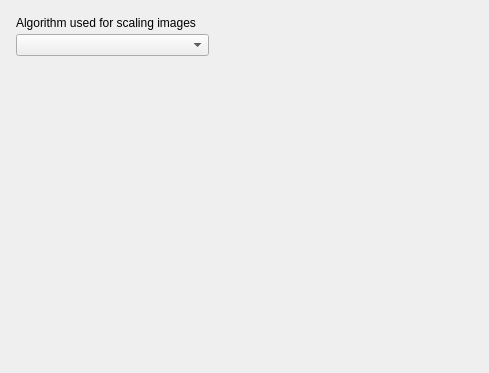
<?xml version="1.0" encoding="UTF-8"?>
<ui version="4.0">
  <class>SetupFrameImageScaling</class>
  <widget class="QWidget" name="SetupFrameImageScaling">
    <property name="geometry"><rect><x>0</x><y>0</y><width>489</width><height>373</height></rect></property>
    <property name="vclDesignWidth" stdset="0"><number>489</number></property>
    <property name="vclDesignHeight" stdset="0"><number>373</number></property>
    <layout class="QGridLayout" name="SetupFrameImageScaling_Layout" columnstretch="0,1">
      <property name="leftMargin"><number>16</number></property>
      <property name="topMargin"><number>16</number></property>
      <property name="rightMargin"><number>4</number></property>
      <property name="bottomMargin"><number>8</number></property>
      <property name="horizontalSpacing"><number>8</number></property>
      <property name="verticalSpacing"><number>4</number></property>
      <item row="0" column="0" colspan="2">
        <widget class="QLabel" name="ImageScalerLabel">
          <property name="text"><string>Algorithm used for scaling images</string></property>
          <property name="textFormat"><enum>Qt::PlainText</enum></property>
          <property name="alignment"><set>Qt::AlignLeft|Qt::AlignTop</set></property>
        </widget>
      </item>
      <item row="1" column="0" alignment="Qt::AlignLeft">
        <widget class="QComboBox" name="ImageScalerComboBox">
          <property name="editable"><bool>false</bool></property>
          <property name="maxVisibleItems"><number>8</number></property>
          <property name="minimumSize"><size><width>193</width><height>0</height></size></property>
        </widget>
      </item>
      <item row="0" column="1">
        <spacer name="SetupFrameImageScaling_Layout_HFill">
          <property name="orientation"><enum>Qt::Horizontal</enum></property>
          <property name="sizeHint" stdset="0"><size><width>0</width><height>0</height></size></property>
        </spacer>
      </item>
      <item row="2" column="0">
        <spacer name="SetupFrameImageScaling_VFill">
          <property name="orientation"><enum>Qt::Vertical</enum></property>
          <property name="sizeHint" stdset="0"><size><width>0</width><height>0</height></size></property>
        </spacer>
      </item>
    </layout>
  </widget>
  <resources>
    <include location="../../resources/dfend.qrc" />
  </resources>
  <connections />
</ui>
